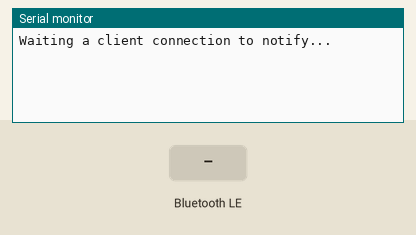
Bench run of a sketch on a simulated ESP32. Parts: the last lines printed to the serial monitor. The inputs (shaded band) are chosen by the test bench. Nothing arrives over Bluetooth unless stated; a phone connects over Bluetooth LE 3 s after start.

Above: at 1.2 s.
1.3 s: Bluetooth LE write "1" received
At 2.3 s:
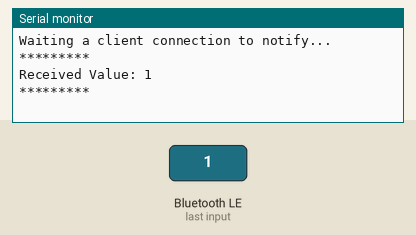
2.8 s: Bluetooth LE write "0" received
At 2.98 s:
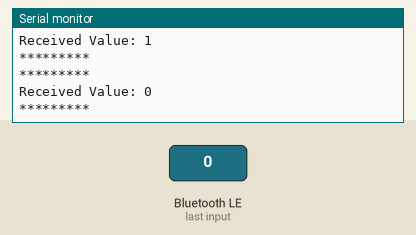
5.5 s: Bluetooth LE write "2" received
At 5.83 s:
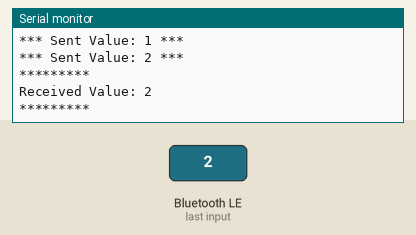
Timing chart, 0 to 8.5 s (numbered marks = the images above; inputs shaded):
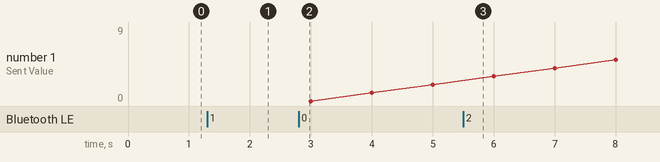

Measured:
- after the input at 1.3 s, the serial monitor: prints a new line after 0.05 s (image 1)
- after the input at 2.8 s, the serial monitor: prints a new line after 0.05 s (image 2)
- after the input at 5.5 s, the serial monitor: prints a new line after 0.05 s (image 3)

The sketch:

BLE_uart.ino
```cpp
/*
    Video: https://www.youtube.com/watch?v=oCMOYS71NIU
    Based on Neil Kolban example for IDF: https://github.com/nkolban/esp32-snippets/blob/master/cpp_utils/tests/BLE%20Tests/SampleNotify.cpp
    Ported to Arduino ESP32 by Evandro Copercini

   Create a BLE server that, once we receive a connection, will send periodic notifications.
   The service advertises itself as: 6E400001-B5A3-F393-E0A9-E50E24DCCA9E
   Has a characteristic of: 6E400002-B5A3-F393-E0A9-E50E24DCCA9E - used for receiving data with "WRITE"
   Has a characteristic of: 6E400003-B5A3-F393-E0A9-E50E24DCCA9E - used to send data with  "NOTIFY"

   The design of creating the BLE server is:
   1. Create a BLE Server
   2. Create a BLE Service
   3. Create a BLE Characteristic on the Service
   4. Create a BLE Descriptor on the characteristic
   5. Start the service.
   6. Start advertising.

   In this example rxValue is the data received (only accessible inside that function).
   And txValue is the data to be sent, in this example just a byte incremented every second.
*/
#include <BLEDevice.h>
#include <BLEServer.h>
#include <BLEUtils.h>
#include <BLE2902.h>

BLECharacteristic *pCharacteristic;
bool deviceConnected = false;
uint8_t txValue = 0;

// See the following for generating UUIDs:
// https://www.uuidgenerator.net/

#define SERVICE_UUID           "6E400001-B5A3-F393-E0A9-E50E24DCCA9E" // UART service UUID
#define CHARACTERISTIC_UUID_RX "6E400002-B5A3-F393-E0A9-E50E24DCCA9E"
#define CHARACTERISTIC_UUID_TX "6E400003-B5A3-F393-E0A9-E50E24DCCA9E"


class MyServerCallbacks: public BLEServerCallbacks {
    void onConnect(BLEServer* pServer) {
      deviceConnected = true;
    };

    void onDisconnect(BLEServer* pServer) {
      deviceConnected = false;
    }
};

class MyCallbacks: public BLECharacteristicCallbacks {
    void onWrite(BLECharacteristic *pCharacteristic) {
      std::string rxValue = pCharacteristic->getValue();

      if (rxValue.length() > 0) {
        Serial.println("*********");
        Serial.print("Received Value: ");
        for (int i = 0; i < rxValue.length(); i++)
          Serial.print(rxValue[i]);

        Serial.println();
        Serial.println("*********");
      }
    }
};


void setup() {
  Serial.begin(115200);

  // Create the BLE Device
  BLEDevice::init("UART Service");

  // Create the BLE Server
  BLEServer *pServer = BLEDevice::createServer();
  pServer->setCallbacks(new MyServerCallbacks());

  // Create the BLE Service
  BLEService *pService = pServer->createService(SERVICE_UUID);

  // Create a BLE Characteristic
  pCharacteristic = pService->createCharacteristic(
                      CHARACTERISTIC_UUID_TX,
                      BLECharacteristic::PROPERTY_NOTIFY
                    );

  pCharacteristic->addDescriptor(new BLE2902());

  BLECharacteristic *pCharacteristic = pService->createCharacteristic(
                                         CHARACTERISTIC_UUID_RX,
                                         BLECharacteristic::PROPERTY_WRITE
                                       );

  pCharacteristic->setCallbacks(new MyCallbacks());

  // Start the service
  pService->start();

  // Start advertising
  pServer->getAdvertising()->start();
  Serial.println("Waiting a client connection to notify...");
}

void loop() {

  if (deviceConnected) {
    Serial.printf("*** Sent Value: %d ***\n", txValue);
    pCharacteristic->setValue(&txValue, 1);
    pCharacteristic->notify();
    txValue++;
  }
  delay(1000);
}
```
